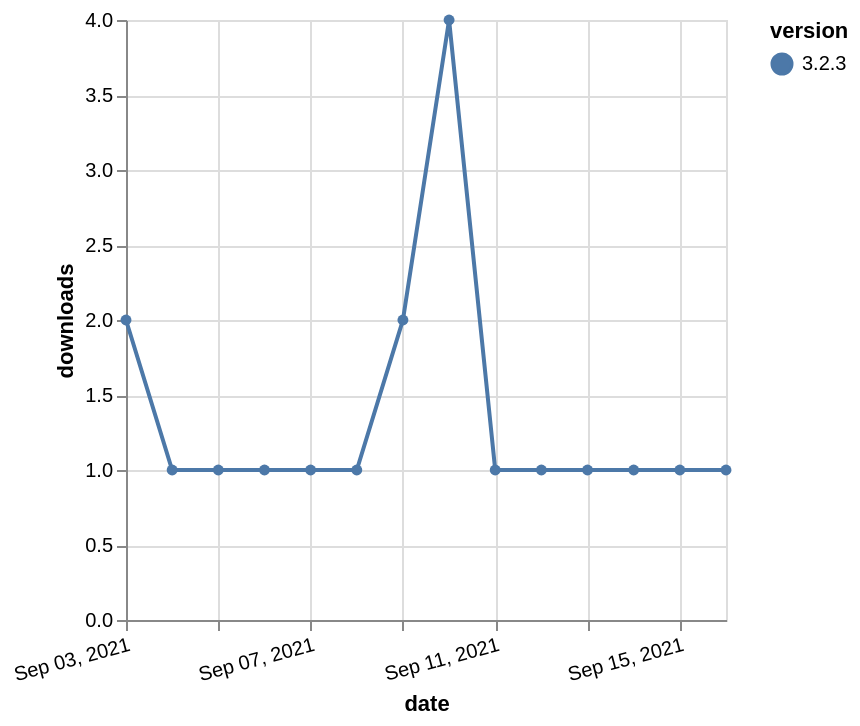

The specification (Vega-Lite) saved for this image:
### Vega-Lite specification from a JSON file in a GitHub repository (floating-point values rounded to 4 significant figures)
{"$schema": "https://vega.github.io/schema/vega-lite/v5.json", "description": "A simple bar chart with embedded data.", "data": {"values": [{"date": "2021-09-03", "total": 514, "delta": 2, "version": "3.2.3"}, {"date": "2021-09-04", "total": 515, "delta": 1, "version": "3.2.3"}, {"date": "2021-09-05", "total": 516, "delta": 1, "version": "3.2.3"}, {"date": "2021-09-06", "total": 517, "delta": 1, "version": "3.2.3"}, {"date": "2021-09-07", "total": 518, "delta": 1, "version": "3.2.3"}, {"date": "2021-09-08", "total": 519, "delta": 1, "version": "3.2.3"}, {"date": "2021-09-09", "total": 521, "delta": 2, "version": "3.2.3"}, {"date": "2021-09-10", "total": 525, "delta": 4, "version": "3.2.3"}, {"date": "2021-09-11", "total": 526, "delta": 1, "version": "3.2.3"}, {"date": "2021-09-12", "total": 527, "delta": 1, "version": "3.2.3"}, {"date": "2021-09-13", "total": 528, "delta": 1, "version": "3.2.3"}, {"date": "2021-09-14", "total": 529, "delta": 1, "version": "3.2.3"}, {"date": "2021-09-15", "total": 530, "delta": 1, "version": "3.2.3"}, {"date": "2021-09-16", "total": 531, "delta": 1, "version": "3.2.3"}]}, "width": "container", "mark": {"type": "line", "point": {"filled": true}}, "encoding": {"x": {"field": "date", "type": "temporal", "timeUnit": "yearmonthdate", "title": "date", "axis": {"labelAngle": -15}}, "y": {"field": "delta", "type": "quantitative", "title": "downloads"}, "color": {"field": "version", "type": "nominal"}, "tooltip": {"field": "delta"}}}
